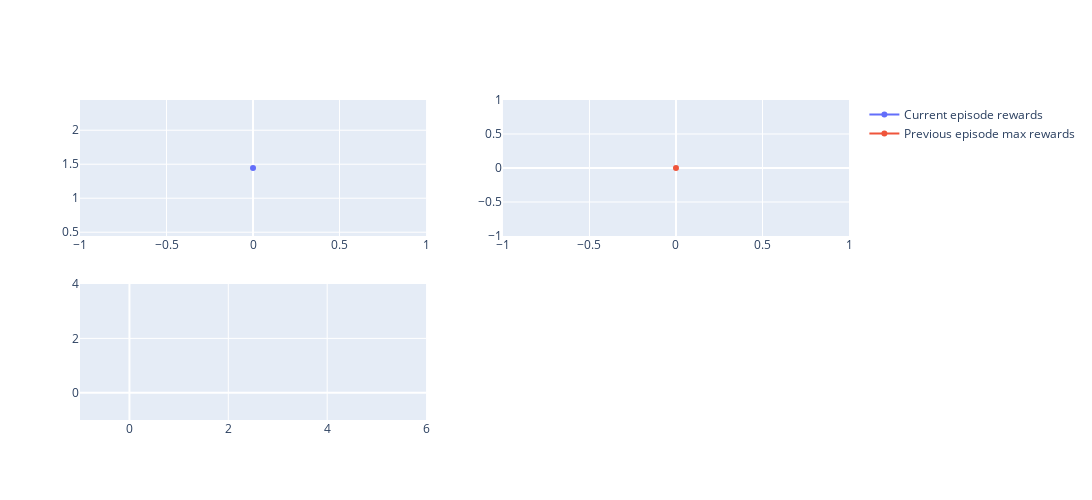
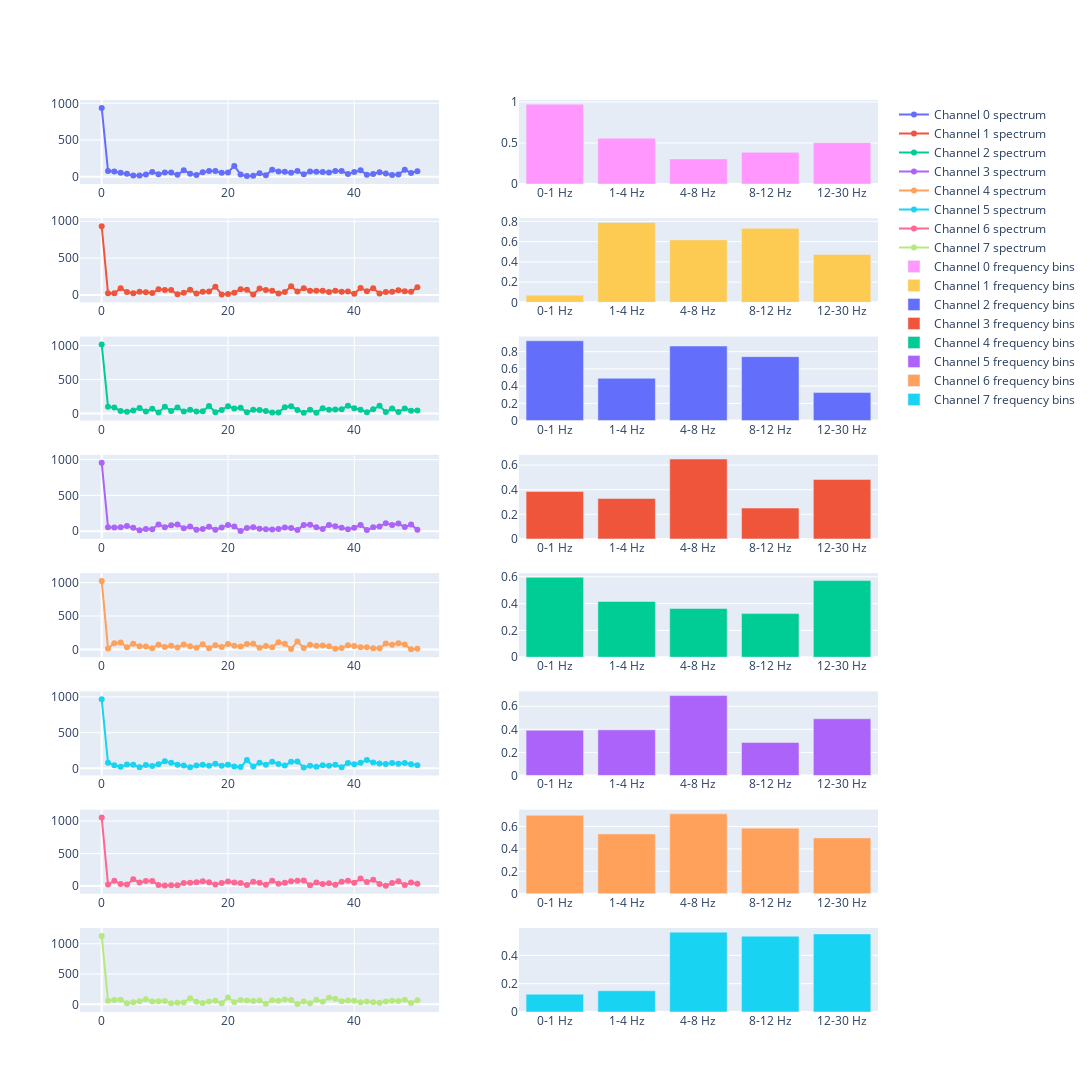

Notebook code cell kept with these figures, in order:
### Code cell
env=FlattenObservation(env)
env=FlattenActionSpaceWrapper(env)
model=A2C('MlpPolicy', env,  verbose=1, n_steps=1)
model.learn(total_timesteps=1)

### Figure 1 — Plotly figure (JSON) as saved in the notebook; plotly's stock layout.template omitted (floating-point values rounded to 4 significant figures)
{"data": [{"mode": "lines+markers", "name": "Current episode rewards", "type": "scatter", "x": [0], "xaxis": "x", "y": [1.444], "yaxis": "y"}, {"mode": "lines+markers", "name": "Previous episode max rewards", "type": "scatter", "x": [0], "xaxis": "x2", "y": [0], "yaxis": "y2"}, {"mode": "lines+markers", "name": "Previous episode total rewards", "type": "scatter", "x": [], "xaxis": "x3", "y": [], "yaxis": "y3"}], "layout": {"height": 500, "width": 2000, "xaxis": {"anchor": "y", "domain": [0, 0.45]}, "xaxis2": {"anchor": "y2", "domain": [0.55, 1]}, "xaxis3": {"anchor": "y3", "domain": [0, 0.45]}, "xaxis4": {"anchor": "y4", "domain": [0.55, 1]}, "yaxis": {"anchor": "x", "domain": [0.575, 1]}, "yaxis2": {"anchor": "x2", "domain": [0.575, 1]}, "yaxis3": {"anchor": "x3", "domain": [0, 0.425]}, "yaxis4": {"anchor": "x4", "domain": [0, 0.425]}}}

### Figure 2 — Plotly figure (JSON) as saved in the notebook; plotly's stock layout.template omitted (floating-point values rounded to 4 significant figures)
{"data": [{"mode": "lines+markers", "name": "Channel 0 spectrum", "type": "scatter", "x": [0, 1, 2, 3, 4, 5, 6, 7, 8, 9, 10, 11, 12, 13, 14, 15, 16, 17, 18, 19, 20, 21, 22, 23, 24, 25, 26, 27, 28, 29, 30, 31, 32, 33, 34, 35, 36, 37, 38, 39, 40, 41, 42, 43, 44, 45, 46, 47, 48, 49, 50], "xaxis": "x", "y": [936.8, 75.81, 70.13, 53.83, 39.16, 16.52, 16.8, 28.12, 63.14, 33.19, 56.43, 57.35, 24.86, 87.23, 41.0, 23.81, 58.96, 76.76, 77.1, 53.15, 57.55, 146.9, 28.47, 7.569, 14.14, 46.0, 20.83, 96.07, 71.85, 66.18, 54.4, 76.0, 32.05, 71.71, 68.56, 64.43, 57.46, 76.22, 77.35, 37.12, 62.29, 87.25, 25.02, 36.59, 61.26, 42.43, 21.99, 28.49, 95.61, 49.77, 73.54], "yaxis": "y"}, {"mode": "lines+markers", "name": "Channel 1 spectrum", "type": "scatter", "x": [0, 1, 2, 3, 4, 5, 6, 7, 8, 9, 10, 11, 12, 13, 14, 15, 16, 17, 18, 19, 20, 21, 22, 23, 24, 25, 26, 27, 28, 29, 30, 31, 32, 33, 34, 35, 36, 37, 38, 39, 40, 41, 42, 43, 44, 45, 46, 47, 48, 49, 50], "xaxis": "x3", "y": [932.9, 24.72, 22.21, 90.26, 39.66, 24.68, 43.78, 36.92, 25.92, 76.91, 67.4, 66.12, 11.05, 29.87, 69.86, 20.64, 43.66, 47.56, 112.6, 8.244, 14.7, 31.69, 76.55, 71.81, 7.969, 86.91, 68.09, 58.23, 19.62, 39.59, 119.0, 46.82, 93.07, 58.47, 57.45, 58.84, 41.98, 57.71, 42.5, 46.1, 15.43, 95.16, 50.1, 91.3, 19.98, 40.69, 43.24, 64.96, 51.18, 44.83, 104.2], "yaxis": "y3"}, {"mode": "lines+markers", "name": "Channel 2 spectrum", "type": "scatter", "x": [0, 1, 2, 3, 4, 5, 6, 7, 8, 9, 10, 11, 12, 13, 14, 15, 16, 17, 18, 19, 20, 21, 22, 23, 24, 25, 26, 27, 28, 29, 30, 31, 32, 33, 34, 35, 36, 37, 38, 39, 40, 41, 42, 43, 44, 45, 46, 47, 48, 49, 50], "xaxis": "x5", "y": [1014.0, 99.95, 86.47, 36.52, 23.54, 42.21, 78.68, 28.46, 69.64, 16.01, 100.2, 37.79, 89.48, 27.85, 54.39, 28.27, 32.81, 111.1, 17.93, 51.09, 106.7, 74.87, 82.89, 16.95, 55.01, 52.64, 37.27, 12.81, 15.95, 92.31, 107.7, 52.3, 12.2, 53.12, 11.79, 76.21, 55.92, 57.9, 61.27, 114.5, 77.34, 54.75, 19.49, 60.49, 111.8, 21.32, 71.73, 21.07, 74.38, 39.99, 42.8], "yaxis": "y5"}, {"mode": "lines+markers", "name": "Channel 3 spectrum", "type": "scatter", "x": [0, 1, 2, 3, 4, 5, 6, 7, 8, 9, 10, 11, 12, 13, 14, 15, 16, 17, 18, 19, 20, 21, 22, 23, 24, 25, 26, 27, 28, 29, 30, 31, 32, 33, 34, 35, 36, 37, 38, 39, 40, 41, 42, 43, 44, 45, 46, 47, 48, 49, 50], "xaxis": "x7", "y": [956.0, 55.68, 52.01, 53.02, 71.85, 47.49, 13.56, 30.24, 26.64, 94.44, 56.36, 81.31, 93.71, 41.39, 65.34, 20.51, 31.55, 60.15, 19.94, 51.06, 86.87, 65.45, 2.987, 44.79, 56.34, 33.82, 26.29, 22.97, 31.81, 50.54, 43.86, 16.03, 86.86, 90.95, 55.84, 30.83, 86.98, 70.42, 48.91, 27.6, 48.39, 85.74, 14.57, 54.33, 64.29, 111.8, 85.89, 106.7, 57.53, 91.71, 21.24], "yaxis": "y7"}, {"mode": "lines+markers", "name": "Channel 4 spectrum", "type": "scatter", "x": [0, 1, 2, 3, 4, 5, 6, 7, 8, 9, 10, 11, 12, 13, 14, 15, 16, 17, 18, 19, 20, 21, 22, 23, 24, 25, 26, 27, 28, 29, 30, 31, 32, 33, 34, 35, 36, 37, 38, 39, 40, 41, 42, 43, 44, 45, 46, 47, 48, 49, 50], "xaxis": "x9", "y": [1023.0, 15.18, 91.2, 103.9, 33.21, 83.85, 46.31, 43.97, 18.81, 71.39, 36.79, 55.37, 28.2, 73.23, 46.1, 25.85, 78.75, 17.7, 63.67, 34.5, 82.36, 56.5, 42.26, 80.12, 83.81, 23.8, 50.7, 30.62, 108.5, 83.01, 7.629, 118.5, 20.35, 70.6, 56.42, 60.09, 47.12, 10.46, 21.94, 62.1, 52.12, 31.85, 30.79, 15.7, 18.07, 87.2, 68.64, 93.89, 73.75, 2.918, 9.58], "yaxis": "y9"}, {"mode": "lines+markers", "name": "Channel 5 spectrum", "type": "scatter", "x": [0, 1, 2, 3, 4, 5, 6, 7, 8, 9, 10, 11, 12, 13, 14, 15, 16, 17, 18, 19, 20, 21, 22, 23, 24, 25, 26, 27, 28, 29, 30, 31, 32, 33, 34, 35, 36, 37, 38, 39, 40, 41, 42, 43, 44, 45, 46, 47, 48, 49, 50], "xaxis": "x11", "y": [965.7, 77.49, 44.46, 22.42, 53.32, 49.83, 14.76, 47.24, 33.65, 57.64, 97.95, 79.35, 51.77, 41.02, 16.1, 40.12, 48.51, 36.62, 63.04, 34.76, 51.36, 26.81, 17.47, 116.2, 27.17, 79.34, 50.03, 92.13, 60.09, 38.42, 90.89, 94.77, 11.74, 34.66, 21.26, 42.59, 36.37, 49.45, 16.68, 73.73, 56.16, 77.57, 116.6, 81.54, 68.72, 59.03, 74.31, 65.57, 74.44, 57.04, 43.0], "yaxis": "y11"}, {"mode": "lines+markers", "name": "Channel 6 spectrum", "type": "scatter", "x": [0, 1, 2, 3, 4, 5, 6, 7, 8, 9, 10, 11, 12, 13, 14, 15, 16, 17, 18, 19, 20, 21, 22, 23, 24, 25, 26, 27, 28, 29, 30, 31, 32, 33, 34, 35, 36, 37, 38, 39, 40, 41, 42, 43, 44, 45, 46, 47, 48, 49, 50], "xaxis": "x13", "y": [1053.0, 23.94, 81.06, 31.23, 26.25, 104.2, 54.28, 78.66, 78.13, 18.3, 10.56, 13.37, 14.88, 46.79, 53.63, 58.87, 74.4, 61.07, 24.77, 48.48, 70.83, 56.83, 47.5, 16.73, 68.21, 50.35, 20.28, 83.35, 35.92, 51.18, 75.58, 83.9, 87.27, 12.19, 56.21, 31.39, 45.11, 19.64, 66.04, 82.96, 50.03, 115.5, 62.03, 97.53, 34.2, 5.37, 48.62, 73.92, 15.42, 56.88, 37.68], "yaxis": "y13"}, {"mode": "lines+markers", "name": "Channel 7 spectrum", "type": "scatter", "x": [0, 1, 2, 3, 4, 5, 6, 7, 8, 9, 10, 11, 12, 13, 14, 15, 16, 17, 18, 19, 20, 21, 22, 23, 24, 25, 26, 27, 28, 29, 30, 31, 32, 33, 34, 35, 36, 37, 38, 39, 40, 41, 42, 43, 44, 45, 46, 47, 48, 49, 50], "xaxis": "x15", "y": [1130, 58.28, 73.18, 77.36, 18.08, 32.37, 50.12, 82.34, 47.91, 52.35, 53.45, 16.13, 27.97, 30.57, 101.7, 44.29, 20.45, 47.93, 58.03, 16.74, 113.9, 35.99, 70.56, 63.42, 53.11, 64.54, 8.843, 68.54, 57.63, 79.99, 72.75, 4.474, 45.68, 17.01, 75.47, 41.65, 109.2, 90.53, 48.68, 65.14, 58.45, 32.84, 44.74, 32.66, 25.8, 45.84, 59.95, 54.47, 73.65, 22.57, 65.76], "yaxis": "y15"}, {"name": "Channel 0 frequency bins", "type": "bar", "x": ["0-1 Hz", "1-4 Hz", "4-8 Hz", "8-12 Hz", "12-30 Hz"], "xaxis": "x2", "y": [0.9717, 0.5586, 0.306, 0.3873, 0.5039], "yaxis": "y2"}, {"name": "Channel 1 frequency bins", "type": "bar", "x": ["0-1 Hz", "1-4 Hz", "4-8 Hz", "8-12 Hz", "12-30 Hz"], "xaxis": "x4", "y": [0.0713, 0.7889, 0.6171, 0.7309, 0.4732], "yaxis": "y4"}, {"name": "Channel 2 frequency bins", "type": "bar", "x": ["0-1 Hz", "1-4 Hz", "4-8 Hz", "8-12 Hz", "12-30 Hz"], "xaxis": "x6", "y": [0.9264, 0.4913, 0.8651, 0.7422, 0.3253], "yaxis": "y6"}, {"name": "Channel 3 frequency bins", "type": "bar", "x": ["0-1 Hz", "1-4 Hz", "4-8 Hz", "8-12 Hz", "12-30 Hz"], "xaxis": "x8", "y": [0.3854, 0.328, 0.6494, 0.2507, 0.4837], "yaxis": "y8"}, {"name": "Channel 4 frequency bins", "type": "bar", "x": ["0-1 Hz", "1-4 Hz", "4-8 Hz", "8-12 Hz", "12-30 Hz"], "xaxis": "x10", "y": [0.5964, 0.4159, 0.3636, 0.3253, 0.5718], "yaxis": "y10"}, {"name": "Channel 5 frequency bins", "type": "bar", "x": ["0-1 Hz", "1-4 Hz", "4-8 Hz", "8-12 Hz", "12-30 Hz"], "xaxis": "x12", "y": [0.3912, 0.3952, 0.6925, 0.2862, 0.4915], "yaxis": "y12"}, {"name": "Channel 6 frequency bins", "type": "bar", "x": ["0-1 Hz", "1-4 Hz", "4-8 Hz", "8-12 Hz", "12-30 Hz"], "xaxis": "x14", "y": [0.6992, 0.5331, 0.7125, 0.585, 0.4981], "yaxis": "y14"}, {"name": "Channel 7 frequency bins", "type": "bar", "x": ["0-1 Hz", "1-4 Hz", "4-8 Hz", "8-12 Hz", "12-30 Hz"], "xaxis": "x16", "y": [0.1257, 0.1498, 0.5641, 0.5354, 0.5513], "yaxis": "y16"}], "layout": {"height": 1500, "width": 2000, "xaxis": {"anchor": "y", "domain": [0, 0.45]}, "xaxis10": {"anchor": "y10", "domain": [0.55, 1]}, "xaxis11": {"anchor": "y11", "domain": [0, 0.45]}, "xaxis12": {"anchor": "y12", "domain": [0.55, 1]}, "xaxis13": {"anchor": "y13", "domain": [0, 0.45]}, "xaxis14": {"anchor": "y14", "domain": [0.55, 1]}, "xaxis15": {"anchor": "y15", "domain": [0, 0.45]}, "xaxis16": {"anchor": "y16", "domain": [0.55, 1]}, "xaxis2": {"anchor": "y2", "domain": [0.55, 1]}, "xaxis3": {"anchor": "y3", "domain": [0, 0.45]}, "xaxis4": {"anchor": "y4", "domain": [0.55, 1]}, "xaxis5": {"anchor": "y5", "domain": [0, 0.45]}, "xaxis6": {"anchor": "y6", "domain": [0.55, 1]}, "xaxis7": {"anchor": "y7", "domain": [0, 0.45]}, "xaxis8": {"anchor": "y8", "domain": [0.55, 1]}, "xaxis9": {"anchor": "y9", "domain": [0, 0.45]}, "yaxis": {"anchor": "x", "domain": [0.9078, 1.0]}, "yaxis10": {"anchor": "x10", "domain": [0.3891, 0.4813]}, "yaxis11": {"anchor": "x11", "domain": [0.2594, 0.3516]}, "yaxis12": {"anchor": "x12", "domain": [0.2594, 0.3516]}, "yaxis13": {"anchor": "x13", "domain": [0.1297, 0.2219]}, "yaxis14": {"anchor": "x14", "domain": [0.1297, 0.2219]}, "yaxis15": {"anchor": "x15", "domain": [0, 0.09219]}, "yaxis16": {"anchor": "x16", "domain": [0, 0.09219]}, "yaxis2": {"anchor": "x2", "domain": [0.9078, 1.0]}, "yaxis3": {"anchor": "x3", "domain": [0.7781, 0.8703]}, "yaxis4": {"anchor": "x4", "domain": [0.7781, 0.8703]}, "yaxis5": {"anchor": "x5", "domain": [0.6484, 0.7406]}, "yaxis6": {"anchor": "x6", "domain": [0.6484, 0.7406]}, "yaxis7": {"anchor": "x7", "domain": [0.5188, 0.6109]}, "yaxis8": {"anchor": "x8", "domain": [0.5188, 0.6109]}, "yaxis9": {"anchor": "x9", "domain": [0.3891, 0.4813]}}}
